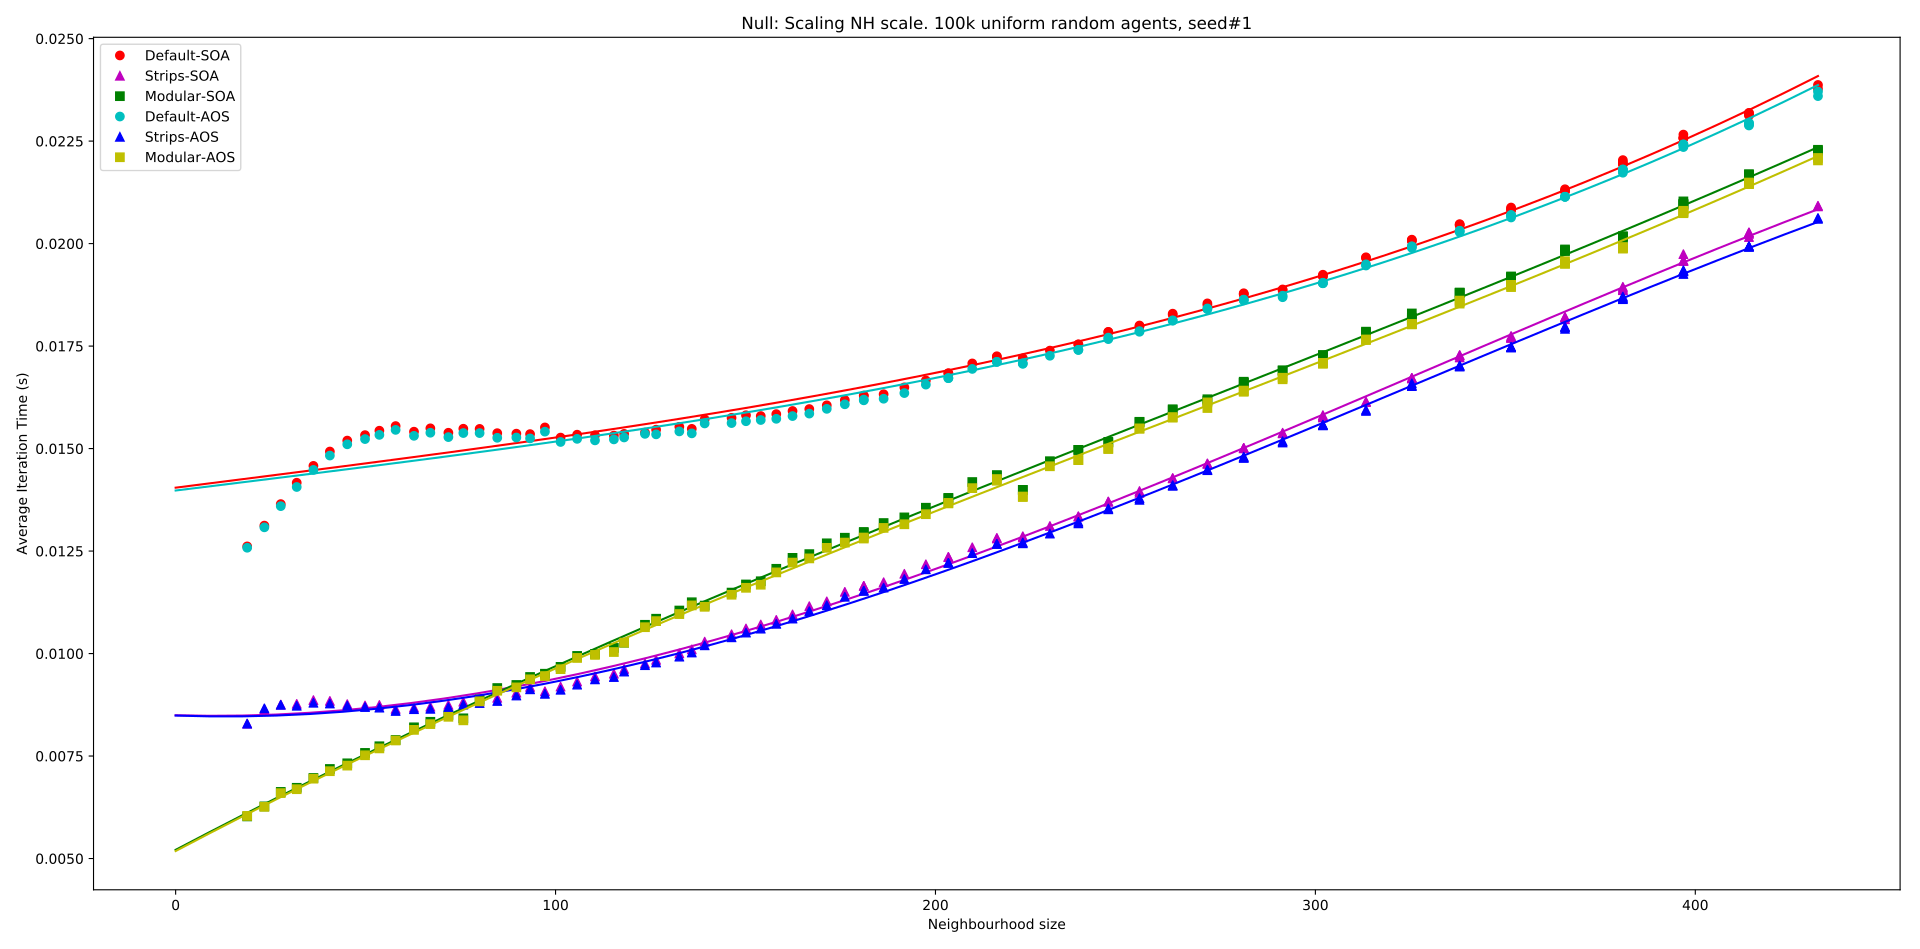

Reproduce this figure in Python.
import numpy as np
import matplotlib.pyplot as plt

def plot(name, xData, yData, color, symbol):
    #Array of sampling vals for polyfit line
    xp = np.linspace(0, xData[-1], 50)
    #polyfit
    default_z = np.polyfit(xData, yData, 3)
    default_fit = np.poly1d(default_z)
    plt.plot(xp, default_fit(xp), str(color)+"-")
    #points
    default_h = plt.plot(
        agentCount,yData, 
        str(color)+str(symbol),
        label=str(name)
    );

co = 5;#5: overall step time, #6: kernel time, #7: rebuild/texture time
plt.title('Null: Scaling NH scale. 100k uniform random agents, seed#1')
plt.xlabel('Neighbourhood size')
if co==5:
    plt.ylabel('Average Iteration Time (s)')
elif co==6:
    plt.ylabel('Average Model Kernel Time (s)')
elif co==7:
    plt.ylabel('Average PBM Rebuild Time (s)')
else:
    plt.ylabel('Unexpected column')
d1, s1, m1, d2, s2, m2, agentCount = np.loadtxt(
    'nonuniform.csv',
     dtype=[('Default','float'), ('Strips','float'), ('Modular','float'), ('Default-AOS','float'), ('Strips-AOS','float'), ('Modular-AOS','float'), ('agentCount','float')],
     skiprows=3,
     delimiter=',',
     usecols=(co, co+(1*9), co+(2*9), co+(3*9), co+(4*9), co+(5*9), (6*9)+3),
     unpack=True
 );
#Plot data
plot("Default-SOA", agentCount, d1, 'r', 'o');
plot("Strips-SOA", agentCount, s1, 'm', '^');
plot("Modular-SOA", agentCount, m1, 'g', 's');
plot("Default-AOS", agentCount, d2, 'c', 'o');
plot("Strips-AOS", agentCount, s2, 'b', '^');
plot("Modular-AOS", agentCount, m2, 'y', 's');
#select right corner for legend
locPos = 1 if d1[0]>d1[-1] else 2;
plt.legend(loc=locPos,numpoints=1);
#Show plot
plt.show();
